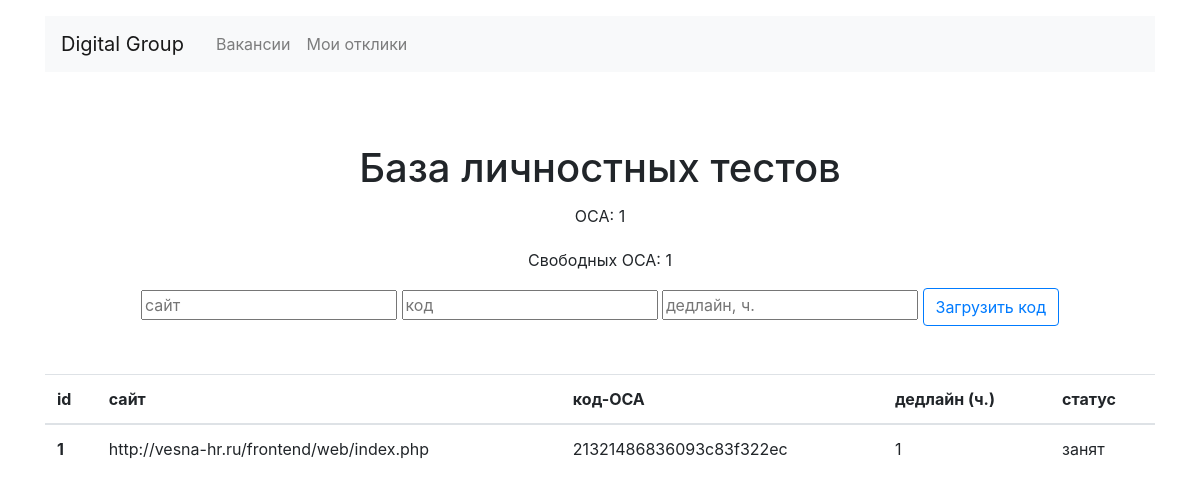
The page /hrs/OSA_hr/ on the database as committed earlier.
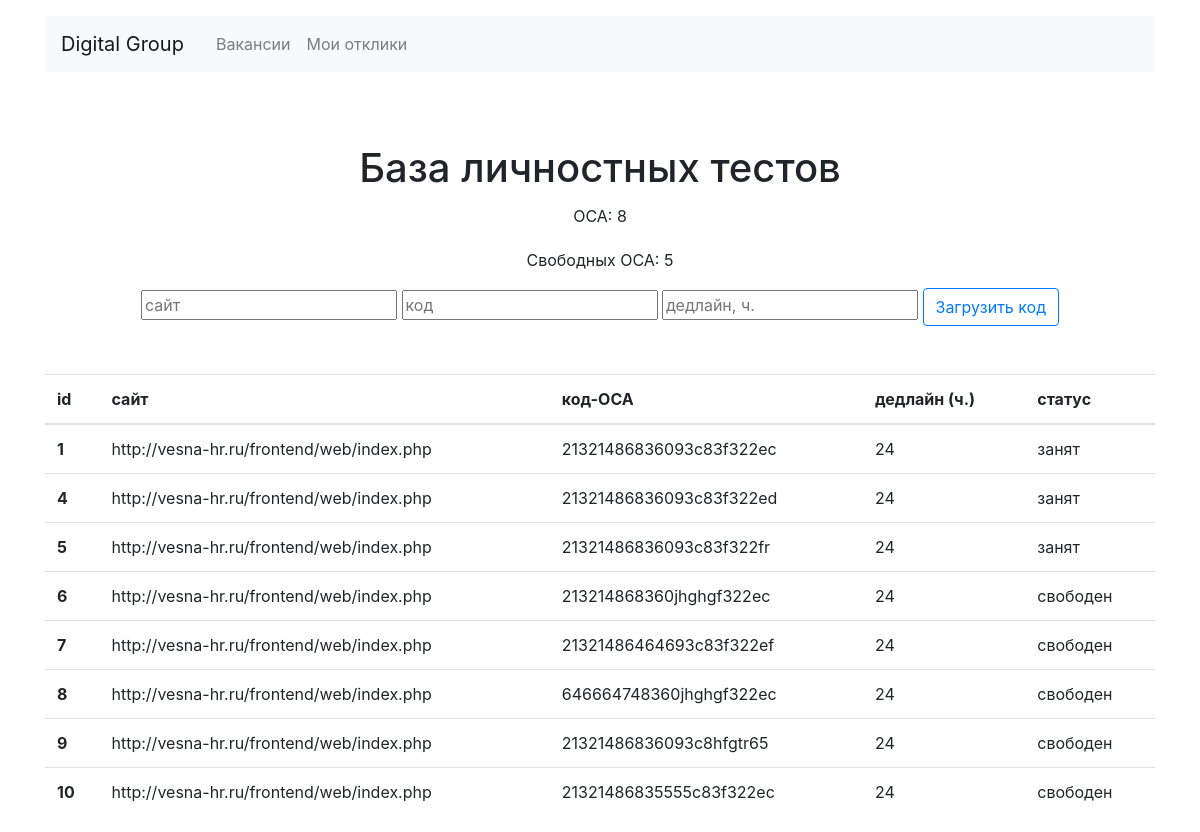
The same page on the database as committed later.
### vacancies/models.py (models this page shows, shortened)
class Osa(models.Model):
    sait = models.CharField(max_length=128)
    code = models.CharField(max_length=128, unique=True)
    deadline = models.IntegerField(default=24)
    status = models.ForeignKey(Status_Osa, on_delete=models.CASCADE, related_name="status_osa")

class Status_Osa(models.Model):
    code = models.CharField(max_length=128)
    title = models.CharField(max_length=128)

### hrs/views.py (the view)
# urls.py: path('OSA_hr/', ListOsaView.as_view(), name="OSA-hr"),
class ListOsaView(ListView):
    model = Osa
    template_name = "hrs/osa_list.html"
    def get_context_data(self, **kwargs):
        context = super(ListOsaView, self).get_context_data(**kwargs)
        context["free"] = len(Osa.objects.filter(status__id="1"))
        context["object_list"] = Osa.objects.all()
        context["kol"] = len(Osa.objects.all())-1
        return context

### hrs/templates/hrs/osa_list.html (shortened to what this page needs)
<!DOCTYPE html>
<html lang="ru">
<head>
  <link rel="stylesheet" href="https://stackpath.bootstrapcdn.com/bootstrap/4.3.1/css/bootstrap.min.css">
</head>
<body>
    <header class="container mt-3">
    <nav class="navbar navbar-expand-lg navbar-light bg-light">
      <a class="navbar-brand mr-4" href="{% url 'home' %}">Digital Group</a>
      <div class="collapse navbar-collapse justify-content-between" id="navbarNav">
        <ul class="navbar-nav col-10">
          <li class="nav-item">
            <a class="nav-link" href="{% url 'vacancies' %}">Вакансии</a>
          </li>
          <li class="nav-item">
            <a class="nav-link" href="{% url 'applications' %}">Мои отклики</a>
          </li>
        </ul>
      </div>
    </nav>
  </header>
  <main class="container mt-3">
    <section>
      <h1 class="h1 text-center mx-auto mt-4 pt-5">База личностных тестов</h1>
      <p class="text-center pt-1">ОСА: {{kol}}</p>
      <p class="text-center pt-1">Свободных ОСА: {{free}}</p>
      <form action="{% url 'create-osa' %}" method="post" class="text-center mt-2 mb-3 mb-5" enctype="multipart/form-data">
        <input type="text" name="sait" placeholder="сайт">
        <input type="text" name="code" placeholder="код">
        <input type="text" name="deadline" placeholder="дедлайн, ч.">
        <a href="{% url 'create-osa' %}">
          <input type="submit" class="btn btn-outline-primary aligned-center" value="Загрузить код">
        </a>
      </form>
      <table class="table table-hover">
        <thead>
          <tr>
            <th scope="col">id</th>
            <th scope="col">сайт</th>
            <th scope="col">код-ОСА</th>
            <th scope="col">дедлайн (ч.)</th>
            <th scope="col">статус</th>
          </tr>
        </thead>
        <tbody>
        {% for obj in object_list %}
          {% if obj.id != 0 %}
          <tr>
            <th scope="row">{{obj.id}}</th>
            <td>{{obj.sait}}</td>
            <td>{{obj.code}}</td>
            <td>{{obj.deadline}}</td>
            <td>{{obj.status.title}}</td>
          </tr>
          {% endif %}
        {% endfor %}
        </tbody>
      </table>
    </section>
  </main>
</body>
</html>

Rows that differ between the two databases and show on the page:
changed Osa "21321486836093c83f322ec": deadline "1" → "24"
added Osa: id "4", sait "http://vesna-hr.ru/frontend/web/index.php", code "21321486836093c83f322ed", deadline "24", status "занят"
added Osa: id "5", sait "http://vesna-hr.ru/frontend/web/index.php", code "21321486836093c83f322fr", deadline "24", status "занят"
added Osa: id "6", sait "http://vesna-hr.ru/frontend/web/index.php", code "213214868360jhghgf322ec", deadline "24", status "свободен"
added Osa: id "7", sait "http://vesna-hr.ru/frontend/web/index.php", code "21321486464693c83f322ef", deadline "24", status "свободен"
added Osa: id "8", sait "http://vesna-hr.ru/frontend/web/index.php", code "646664748360jhghgf322ec", deadline "24", status "свободен"
added Osa: id "9", sait "http://vesna-hr.ru/frontend/web/index.php", code "21321486836093c8hfgtr65", deadline "24", status "свободен"
added Osa: id "10", sait "http://vesna-hr.ru/frontend/web/index.php", code "21321486835555c83f322ec", deadline "24", status "свободен"
Other text that changed with them:
{{ kol }}: "1" → "8"
{{ free }}: "1" → "5"
